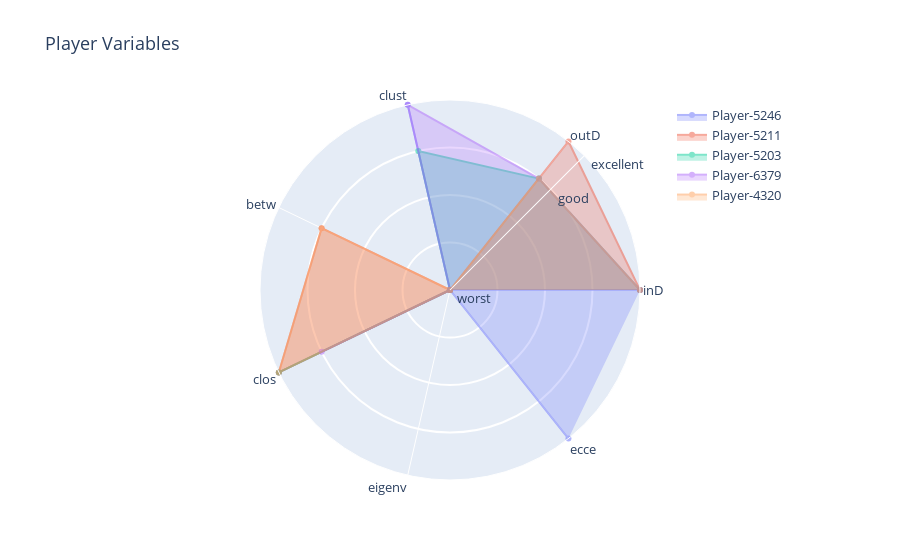

Write notebook code for a chart like this one.
### Code cell
categories = ["worst", "", "", "good", "excellent"]
cat_values = dict(zip(categories,range(len(categories))))

import plotly.express as px
import plotly.graph_objects as go

for score in uniqueScores:
    c = pd.DataFrame()
    elementValues = []
    for element in b:
        if score in b[element]:
            if not element in elementValues:
                elementValues.append(element)
            df = pd.DataFrame.from_dict(b[element][score], orient='index')
            c = pd.concat([c, df], axis=1)
    multiIndex = pd.MultiIndex.from_product([elementValues, ['Mean', 'Std', 'Count', 'Class']], names=[None, None])
    c.columns = multiIndex
    c.fillna(0, inplace=True)
    break


#print(c)
testNo0 = c.replace(0, "worst")
class_columns = testNo0.xs('Class', level=1, axis=1)
print(class_columns)
testCut = class_columns.map(lambda x:cat_values[x]) 


row_sums = testCut.sum(axis=1)
row_sums_sroted = row_sums.sort_values(ascending=False).head(5)
filtered_testCut = testCut.loc[row_sums_sroted.index]

print(filtered_testCut)


fig = go.Figure()


for i in range(len(filtered_testCut)):
    fig.add_trace(
        go.Scatterpolar(
            r=filtered_testCut.iloc[i],
            theta=filtered_testCut.columns,
            fill='toself',
            opacity=0.5,
            name=f"Player-{filtered_testCut.index[i]}",  # Use player's name if available
            showlegend=True
        )
    )

fig.update_layout(
    font_size=13,
    legend=dict(
        yanchor="top",
        y=1.,
        xanchor="left",
        x=0.8
    ),
    polar=dict(
        radialaxis=dict(
            angle=45,
            tickangle=45,
            visible=True,
            gridwidth=2,
            range=[0, max(filtered_testCut.max(numeric_only=True))],  # Adjust range based on data
            tickvals=list(range(len(filtered_testCut.columns))),
            ticktext=categories,
            tickwidth=10
        )
    ),
    title="Player Variables"
)

### Figure 1 — Plotly figure (JSON) as saved in the notebook; plotly's stock layout.template omitted (floating-point values rounded to 4 significant figures)
{"data": [{"fill": "toself", "name": "Player-5246", "opacity": 0.5, "r": [4, 0, 4, 0, 4, 0, 4], "showlegend": true, "theta": ["inD", "outD", "clust", "betw", "clos", "eigenv", "ecce"], "type": "scatterpolar"}, {"fill": "toself", "name": "Player-5211", "opacity": 0.5, "r": [4, 4, 0, 3, 4, 0, 0], "showlegend": true, "theta": ["inD", "outD", "clust", "betw", "clos", "eigenv", "ecce"], "type": "scatterpolar"}, {"fill": "toself", "name": "Player-5203", "opacity": 0.5, "r": [4, 3, 3, 0, 4, 0, 0], "showlegend": true, "theta": ["inD", "outD", "clust", "betw", "clos", "eigenv", "ecce"], "type": "scatterpolar"}, {"fill": "toself", "name": "Player-6379", "opacity": 0.5, "r": [4, 3, 4, 0, 3, 0, 0], "showlegend": true, "theta": ["inD", "outD", "clust", "betw", "clos", "eigenv", "ecce"], "type": "scatterpolar"}, {"fill": "toself", "name": "Player-4320", "opacity": 0.5, "r": [4, 3, 0, 3, 4, 0, 0], "showlegend": true, "theta": ["inD", "outD", "clust", "betw", "clos", "eigenv", "ecce"], "type": "scatterpolar"}], "layout": {"font": {"size": 13}, "legend": {"x": 0.8, "xanchor": "left", "y": 1, "yanchor": "top"}, "polar": {"radialaxis": {"angle": 45, "gridwidth": 2, "range": [0, 4], "tickangle": 45, "ticktext": ["worst", "", "", "good", "excellent"], "tickvals": [0, 1, 2, 3, 4, 5, 6], "tickwidth": 10, "visible": true}}, "title": {"text": "Player Variables"}}}
